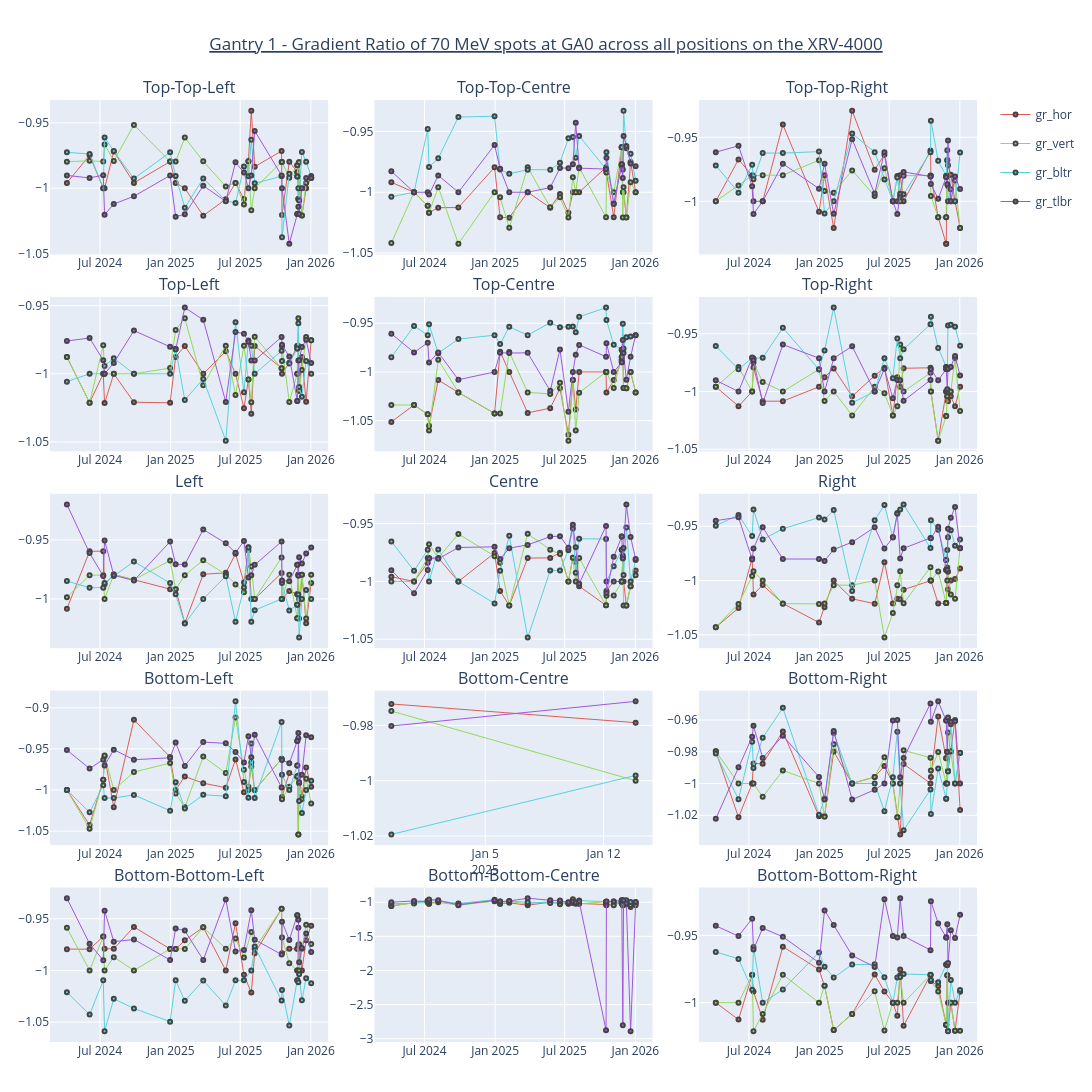

Notebook code for this chart:
### Markdown cell above
- Testing for XRV4000 specifally for Post-ISM

### Code cell
plotly_all_prof(sub_df, prof_label, "Gantry 1", "XRV-4000", 70, 0, "2026-01-01", 24)
